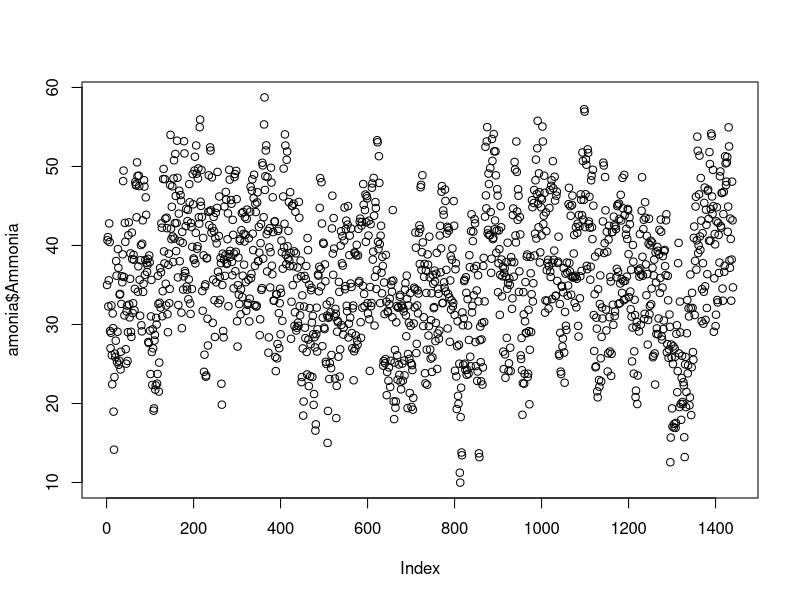
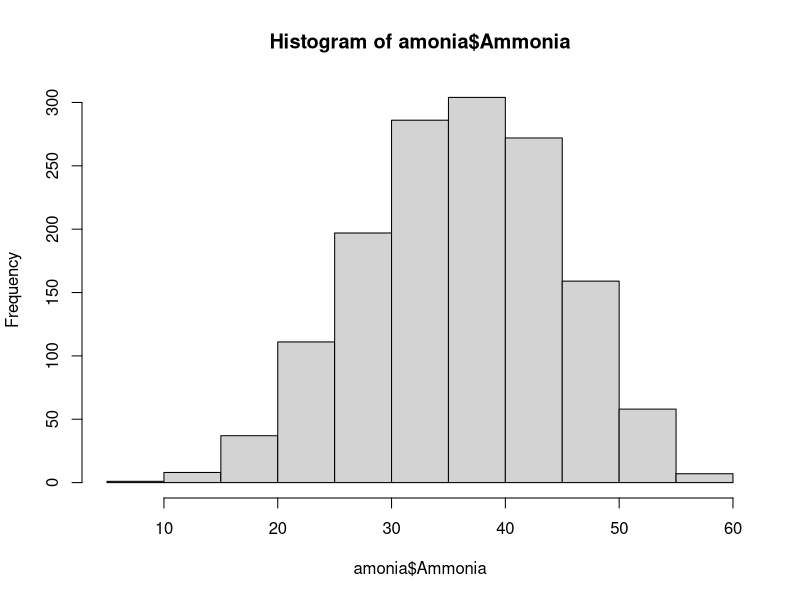
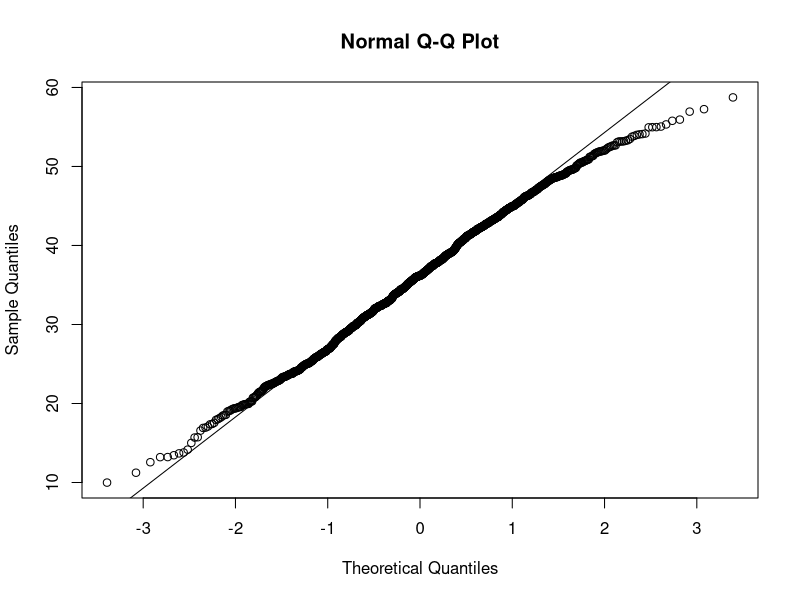
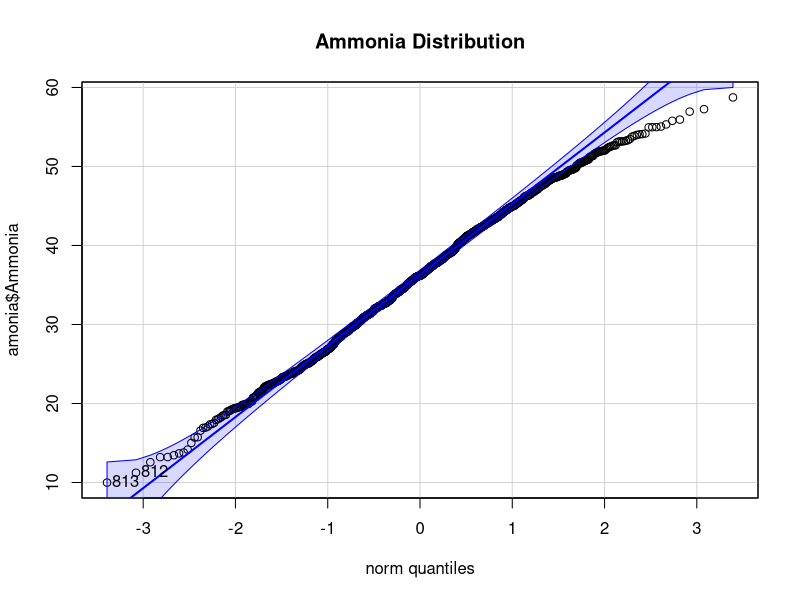
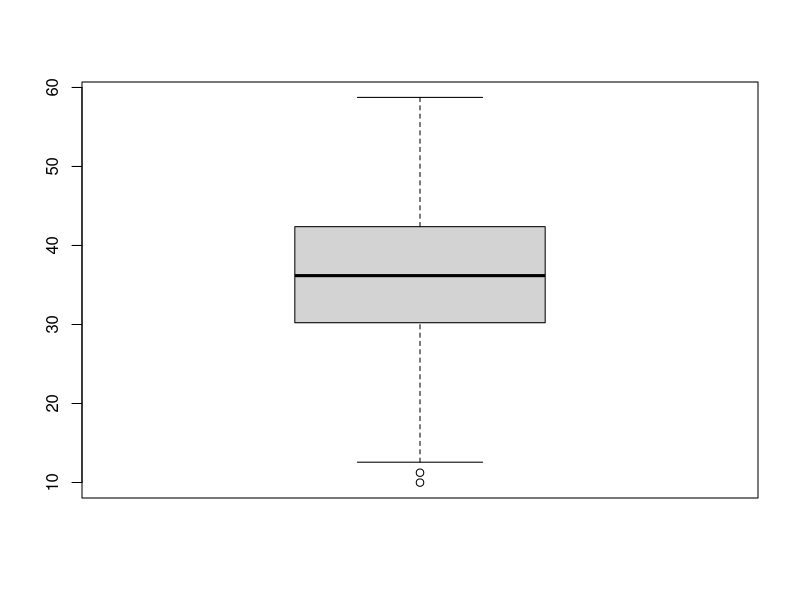
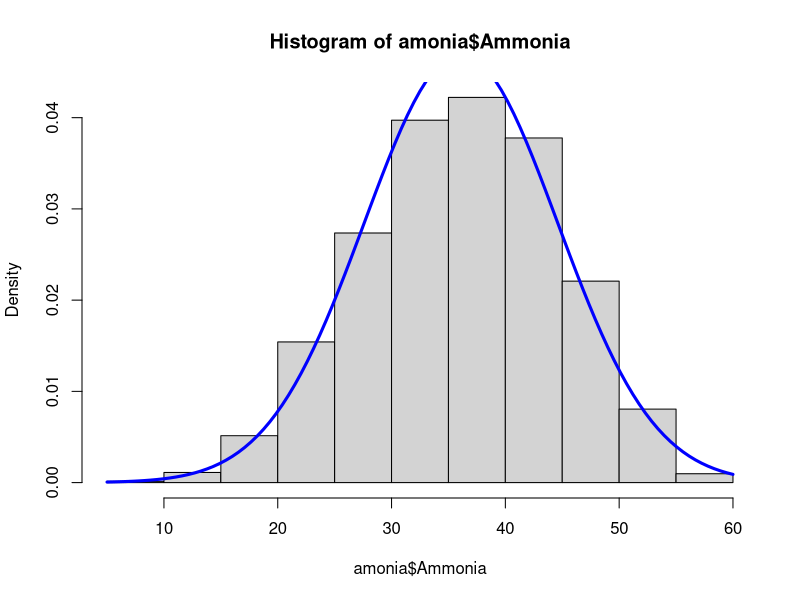

These figures' R source, in order:
## ---- chunk 1
## load required libraries
library(car)
## ---- chunk 2
## read csv file into dataframe
amonia <- read.csv("ammonia.csv")
## ---- chunk 3
scatteramonia <- plot(amonia$Ammonia)
scatteramonia
amoniahist <- hist(amonia$Ammonia)
amoniahist
## ---- chunk 4
qqnorm(amonia$Ammonia)
qqline(amonia$Ammonia)
qqPlot(amonia$Ammonia,
       main = "Ammonia Distribution")
## ---- chunk 5
amoniabox <- boxplot(amonia$Ammonia)
amoniamean <- mean(amonia$Ammonia)
amoniamedian <- median(amonia$Ammonia)
amoniaspread <- var(amonia$Ammonia)
amoniasd <- sd(amonia$Ammonia)
amoniamean
amoniamedian
amoniaspread
amoniasd
## ---- chunk 6
## plot with dnorm
histnorm <- hist(amonia$Ammonia, probability = TRUE)
curve(dnorm(x, 36.1, 8.5), add=TRUE, col="blue", lwd=3)

## ---- chunk 7
great40 <- 1 - pnorm(40, mean = 36.09499, sd = 8.518928)
great40*100
## ---- chunk 8
less64 <- qnorm(.647, mean = 36.09499, sd = 8.518928)
less64
## ---- chunk 9
summary(amonia)
## ---- chunk 10
qt(.647, 1439)
